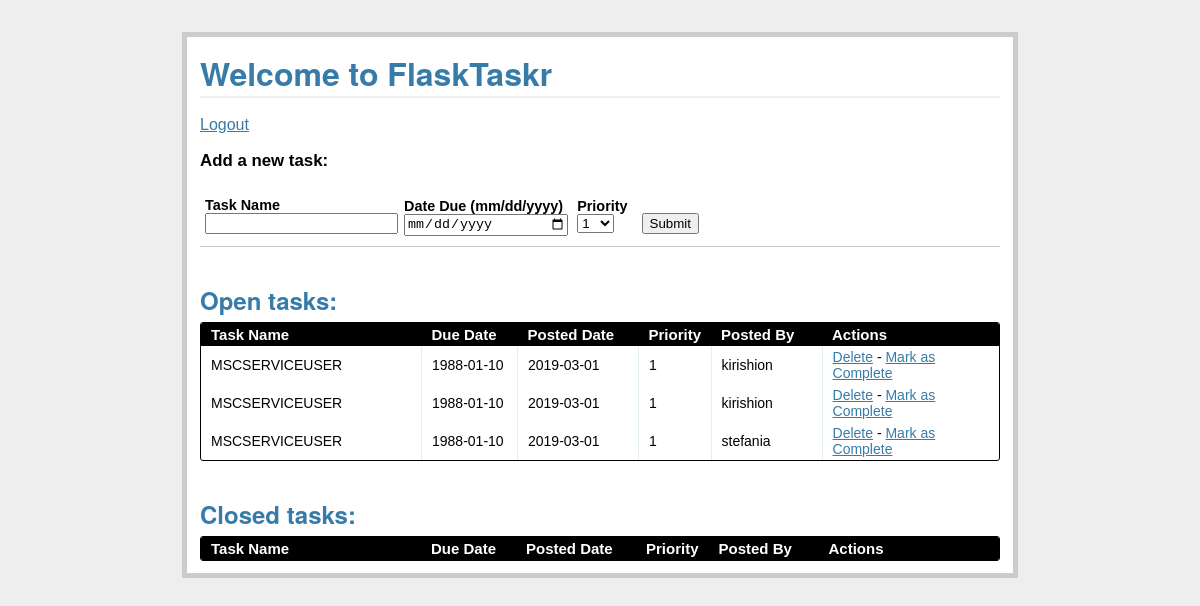
Screenshot of /tasks/ (signed in) with the database file from the repository.
### models.py (models this page shows, shortened)
class Task(db.Model):
    __tablename__ = 'tasks'
    task_id = db.Column(db.Integer, primary_key=True)
    name = db.Column(db.String, nullable=False)
    due_date = db.Column(db.Date, nullable=False)
    priority = db.Column(db.Integer, nullable=False)
    posted_date = db.Column(db.Date, default=datetime.datetime.utcnow())
    status = db.Column(db.Integer)
    user_id = db.Column(db.Integer, db.ForeignKey('users.id'))

class User(db.Model):
    __tablename__ = 'users'
    id = db.Column(db.Integer, primary_key=True)
    name = db.Column(db.String, unique=True, nullable=False)
    email = db.Column(db.String, unique=True, nullable=False)
    password = db.Column(db.String, nullable=False)
    tasks = db.relationship('Task', backref='poster')

### views.py (the view)
@app.route('/tasks/')
@login_required
def tasks():
    open_tasks = db.session.query(Task) \
        .filter_by(status=1).order_by(Task.due_date.asc())
    """cursor = g.db.execute(
        'SELECT name, due_date, priority, task_id from tasks where status = 0')

    closed_tasks = [
        dict(name=row[0], due_date=row[1], priority=row[2],
             task_id=row[3]) for row in cursor.fetchall()]"""
    closed_tasks = db.session.query(Task) \
        .filter_by(status=0).order_by(Task.due_date.asc())
    return render_template(
        'tasks.html', form=AddTaskForm(request.form),
        open_tasks=open_tasks,
        closed_tasks=closed_tasks)

### forms.py
class AddTaskForm(Form):
    task_id = IntegerField()
    name = StringField('Task Name', validators=[DataRequired()])
    due_date = DateField(
        'Date Due (mm/dd/yyyy)',
        validators=[DataRequired()], format='%m/%d/%Y'
    )
    priority = SelectField(
        'Priority',
        validators=[DataRequired()],
        choices=[
            ('1', '1'), ('2', '2'), ('3', '3'), ('4', '4'), ('5', '5'),
            ('6', '6'), ('7', '7'), ('8', '8'), ('9', '9'), ('10', '10')
        ]
    )
    status = IntegerField('Status')

### views.py (called while the page is built)
def login_required(test):
    @wraps(test)
    def wrap(*args, **kwargs):
        if 'logged_in' in session:
            return test(*args, **kwargs)
        else:
            flash("You need to login first")
            return redirect(url_for('login'))
    return wrap

### templates/tasks.html (shortened to what this page needs)
{% extends "template.html" %}
{% block content %}
<h1>Welcome to FlaskTaskr</h1>
<br>
<a href="{{ url_for('logout') }}">Logout</a>
<div class="add-task">
  <h3>Add a new task:</h3>
  <form action="{{ url_for('new_task') }}" method="post" class="inline-form">
    <div class="input-group">
      {{ form.name.label }}
      {{ form.name }}
    </div>
    <div class="input-group">
      {{ form.due_date.label }}
      {{ form.due_date }}
    </div>
    <div class="input-group">
      {{ form.priority.label }}
      {{ form.priority }}
    </div>
    <div class="input-group">
      <button type="submit">Submit</button>
    </div>
  </form>
</div>
<div class="entries">
  <br>
  <br>
  <h2>Open tasks:</h2>
  <div class="datagrid">
    <table>
      <thead>
        <tr>
          <th width="200px"><strong>Task Name</strong></th>
          <th width="75px"><strong>Due Date</strong></th>
          <th width="100px"><strong>Posted Date</strong></th>
          <th width="50px"><strong>Priority</strong></th>
          <th width="90px"><strong>Posted By</strong></th>
          <th><strong>Actions</strong></th>
        </tr>
      </thead>
        {% for task in open_tasks %}
        <tr>
          <td width="200px">{{ task.name }}</td>
          <td width="75px">{{ task.due_date }}</td>
          <td width="100px">{{ task.posted_date }}</td>
          <td width="50px">{{ task.priority }}</td>
          <td width="90px">{{ task.poster.name }}</td>
          <td>
            <a href="{{ url_for('delete', task_id = task.task_id) }}">Delete</a>  -
            <a href="{{ url_for('complete', task_id = task.task_id) }}">Mark as Complete</a>
          </td>
        </tr>
      {% endfor %}
    </table>
  </div>
</div>
<br>
<br>
<div class="entries">
  <h2>Closed tasks:</h2>
  <div class="datagrid">
    <table>
      <thead>
        <tr>
          <th width="200px"><strong>Task Name</strong></th>
          <th width="75px"><strong>Due Date</strong></th>
          <th width="100px"><strong>Posted Date</strong></th>
          <th width="50px"><strong>Priority</strong></th>
          <th width="90px"><strong>Posted By</strong></th>
          <th><strong>Actions</strong></th>
        </tr>
      </thead>
    </table>
  </div>
</div>
{% endblock %}

### templates/template.html (shortened to what this page needs)
<!DOCTYPE html>
<html lang="en">
<head>
    <link rel="stylesheet" href="{{ url_for('static', filename='css/main.css') }}">
</head>
<body>
<div class="page">
    {% block content %}
    {% endblock %}
</div>
</body>
</html>

### static/css/main.css (style rules this page uses)
body { font-family: sans-serif; background: #eee; }
a, h1, h2 { color: #377BA8; }
h1, h2 { font-family: "Helvetica Neue", Helvetica, Arial, sans-serif; margin: 0; }
h1 { border-bottom: 2px solid #eee; }
h2 { font-size: 1.5em; padding-bottom: 5px; }
label { display: block; font-weight: bold; }
.page { margin: 2em auto; width: 50em; border: 5px solid #ccc; padding: 0.8em; background: white; }
.entries { list-style: none; margin: 0; padding: 0; }
.add-task { font-size: 0.9em; border-bottom: 1px solid #ccc; }
.input-group { margin-bottom: 15px; }
.datagrid table { border-collapse: collapse; text-align: left; width: 100%; }
.datagrid { background: #fff; overflow: hidden; border: 1px solid #000000; border-radius: 3px; }
.datagrid table td, .datagrid table th { padding: 3px 10px; }
.datagrid table thead th { background-color:#000000; color:#FFFFFF; font-size: 15px; font-weight: bold; }
.datagrid table thead th:first-child { border: none; }
.datagrid table tbody td { color: #000000; border-left: 1px solid #E1EEF4; font-size: 14px; font-weight: normal; }
.datagrid table tbody td:first-child { border-left: none; }
.datagrid table tbody tr:last-child td { border-bottom: none; }
.inline-form .input-group { display: inline-block; margin: 10px 5px; }
.input-group input { width: 100%; }

### rows the page displays
Task: name "MSCSERVICEUSER", due_date "1988-01-10", posted_date "2019-03-01", priority "1", poster.name "kirishion"
Task: name "MSCSERVICEUSER", due_date "1988-01-10", posted_date "2019-03-01", priority "1", poster.name "kirishion"
Task: name "MSCSERVICEUSER", due_date "1988-01-10", posted_date "2019-03-01", priority "1", poster.name "stefania"
